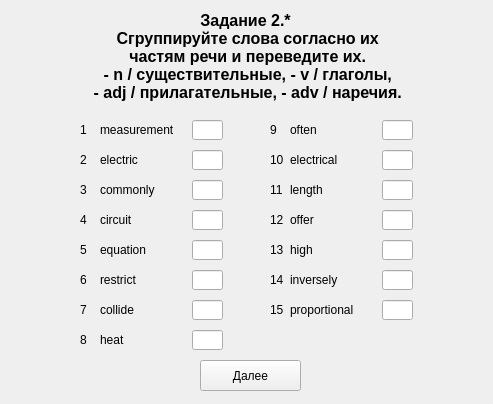
<?xml version="1.0" encoding="UTF-8"?>
<ui version="4.0">
 <class>Zadanie2_part1</class>
 <widget class="QWidget" name="Zadanie2_part1">
  <property name="geometry">
   <rect>
    <x>0</x>
    <y>0</y>
    <width>493</width>
    <height>404</height>
   </rect>
  </property>
  <property name="windowTitle">
   <string>Form</string>
  </property>
  <widget class="QLabel" name="label_title">
   <property name="geometry">
    <rect>
     <x>10</x>
     <y>10</y>
     <width>471</width>
     <height>111</height>
    </rect>
   </property>
   <property name="font">
    <font>
     <pointsize>12</pointsize>
     <weight>75</weight>
     <bold>true</bold>
     <strikeout>false</strikeout>
    </font>
   </property>
   <property name="cursor">
    <cursorShape>ArrowCursor</cursorShape>
   </property>
   <property name="text">
    <string>Задание 2.*
 Сгруппируйте слова согласно их
 частям речи и переведите их.
 - n / существительные, - v / глаголы, 
 - adj / прилагательные, - adv / наречия.
</string>
   </property>
   <property name="textFormat">
    <enum>Qt::AutoText</enum>
   </property>
   <property name="alignment">
    <set>Qt::AlignCenter</set>
   </property>
  </widget>
  <widget class="QLabel" name="label_number_1">
   <property name="geometry">
    <rect>
     <x>80</x>
     <y>120</y>
     <width>16</width>
     <height>20</height>
    </rect>
   </property>
   <property name="text">
    <string>1</string>
   </property>
  </widget>
  <widget class="QLineEdit" name="lineEdit_answer_1">
   <property name="geometry">
    <rect>
     <x>192</x>
     <y>120</y>
     <width>31</width>
     <height>20</height>
    </rect>
   </property>
   <property name="text">
    <string/>
   </property>
  </widget>
  <widget class="QPushButton" name="pushButton_answer">
   <property name="geometry">
    <rect>
     <x>200</x>
     <y>360</y>
     <width>101</width>
     <height>31</height>
    </rect>
   </property>
   <property name="text">
    <string>Далее</string>
   </property>
  </widget>
  <widget class="QLabel" name="label_word_1">
   <property name="geometry">
    <rect>
     <x>100</x>
     <y>120</y>
     <width>81</width>
     <height>20</height>
    </rect>
   </property>
   <property name="text">
    <string>measurement</string>
   </property>
  </widget>
  <widget class="QLabel" name="label_word_2">
   <property name="geometry">
    <rect>
     <x>100</x>
     <y>150</y>
     <width>81</width>
     <height>20</height>
    </rect>
   </property>
   <property name="text">
    <string>electric</string>
   </property>
  </widget>
  <widget class="QLineEdit" name="lineEdit_answer_2">
   <property name="geometry">
    <rect>
     <x>192</x>
     <y>150</y>
     <width>31</width>
     <height>20</height>
    </rect>
   </property>
  </widget>
  <widget class="QLabel" name="label_number_2">
   <property name="geometry">
    <rect>
     <x>80</x>
     <y>150</y>
     <width>16</width>
     <height>20</height>
    </rect>
   </property>
   <property name="text">
    <string>2</string>
   </property>
  </widget>
  <widget class="QLabel" name="label_word_3">
   <property name="geometry">
    <rect>
     <x>100</x>
     <y>180</y>
     <width>81</width>
     <height>20</height>
    </rect>
   </property>
   <property name="text">
    <string>commonly</string>
   </property>
  </widget>
  <widget class="QLineEdit" name="lineEdit_answer_3">
   <property name="geometry">
    <rect>
     <x>192</x>
     <y>180</y>
     <width>31</width>
     <height>20</height>
    </rect>
   </property>
  </widget>
  <widget class="QLabel" name="label_number_3">
   <property name="geometry">
    <rect>
     <x>80</x>
     <y>180</y>
     <width>16</width>
     <height>20</height>
    </rect>
   </property>
   <property name="text">
    <string>3</string>
   </property>
  </widget>
  <widget class="QLabel" name="label_word_4">
   <property name="geometry">
    <rect>
     <x>100</x>
     <y>210</y>
     <width>81</width>
     <height>20</height>
    </rect>
   </property>
   <property name="text">
    <string>circuit</string>
   </property>
  </widget>
  <widget class="QLineEdit" name="lineEdit_answer_4">
   <property name="geometry">
    <rect>
     <x>192</x>
     <y>210</y>
     <width>31</width>
     <height>20</height>
    </rect>
   </property>
  </widget>
  <widget class="QLabel" name="label_number_4">
   <property name="geometry">
    <rect>
     <x>80</x>
     <y>210</y>
     <width>16</width>
     <height>20</height>
    </rect>
   </property>
   <property name="text">
    <string>4</string>
   </property>
  </widget>
  <widget class="QLabel" name="label_word_5">
   <property name="geometry">
    <rect>
     <x>100</x>
     <y>240</y>
     <width>81</width>
     <height>20</height>
    </rect>
   </property>
   <property name="text">
    <string>equation</string>
   </property>
  </widget>
  <widget class="QLineEdit" name="lineEdit_answer_5">
   <property name="geometry">
    <rect>
     <x>192</x>
     <y>240</y>
     <width>31</width>
     <height>20</height>
    </rect>
   </property>
  </widget>
  <widget class="QLabel" name="label_number_5">
   <property name="geometry">
    <rect>
     <x>80</x>
     <y>240</y>
     <width>16</width>
     <height>20</height>
    </rect>
   </property>
   <property name="text">
    <string>5</string>
   </property>
  </widget>
  <widget class="QLabel" name="label_word_6">
   <property name="geometry">
    <rect>
     <x>100</x>
     <y>270</y>
     <width>81</width>
     <height>20</height>
    </rect>
   </property>
   <property name="text">
    <string>restrict</string>
   </property>
  </widget>
  <widget class="QLineEdit" name="lineEdit_answer_6">
   <property name="geometry">
    <rect>
     <x>192</x>
     <y>270</y>
     <width>31</width>
     <height>20</height>
    </rect>
   </property>
  </widget>
  <widget class="QLabel" name="label_number_6">
   <property name="geometry">
    <rect>
     <x>80</x>
     <y>270</y>
     <width>16</width>
     <height>20</height>
    </rect>
   </property>
   <property name="text">
    <string>6</string>
   </property>
  </widget>
  <widget class="QLabel" name="label_word_7">
   <property name="geometry">
    <rect>
     <x>100</x>
     <y>300</y>
     <width>81</width>
     <height>20</height>
    </rect>
   </property>
   <property name="text">
    <string>collide</string>
   </property>
  </widget>
  <widget class="QLineEdit" name="lineEdit_answer_7">
   <property name="geometry">
    <rect>
     <x>192</x>
     <y>300</y>
     <width>31</width>
     <height>20</height>
    </rect>
   </property>
  </widget>
  <widget class="QLabel" name="label_number_7">
   <property name="geometry">
    <rect>
     <x>80</x>
     <y>300</y>
     <width>16</width>
     <height>20</height>
    </rect>
   </property>
   <property name="text">
    <string>7</string>
   </property>
  </widget>
  <widget class="QLabel" name="label_word_8">
   <property name="geometry">
    <rect>
     <x>100</x>
     <y>330</y>
     <width>81</width>
     <height>20</height>
    </rect>
   </property>
   <property name="text">
    <string>heat</string>
   </property>
  </widget>
  <widget class="QLineEdit" name="lineEdit_answer_8">
   <property name="geometry">
    <rect>
     <x>192</x>
     <y>330</y>
     <width>31</width>
     <height>20</height>
    </rect>
   </property>
  </widget>
  <widget class="QLabel" name="label_number_8">
   <property name="geometry">
    <rect>
     <x>80</x>
     <y>330</y>
     <width>16</width>
     <height>20</height>
    </rect>
   </property>
   <property name="text">
    <string>8</string>
   </property>
  </widget>
  <widget class="QLabel" name="label_word_9">
   <property name="geometry">
    <rect>
     <x>290</x>
     <y>120</y>
     <width>81</width>
     <height>20</height>
    </rect>
   </property>
   <property name="text">
    <string>often</string>
   </property>
  </widget>
  <widget class="QLineEdit" name="lineEdit_answer_9">
   <property name="geometry">
    <rect>
     <x>382</x>
     <y>120</y>
     <width>31</width>
     <height>20</height>
    </rect>
   </property>
  </widget>
  <widget class="QLabel" name="label_number_9">
   <property name="geometry">
    <rect>
     <x>270</x>
     <y>120</y>
     <width>16</width>
     <height>20</height>
    </rect>
   </property>
   <property name="text">
    <string>9</string>
   </property>
  </widget>
  <widget class="QLabel" name="label_word_10">
   <property name="geometry">
    <rect>
     <x>290</x>
     <y>150</y>
     <width>81</width>
     <height>20</height>
    </rect>
   </property>
   <property name="text">
    <string>electrical</string>
   </property>
  </widget>
  <widget class="QLineEdit" name="lineEdit_answer_10">
   <property name="geometry">
    <rect>
     <x>382</x>
     <y>150</y>
     <width>31</width>
     <height>20</height>
    </rect>
   </property>
  </widget>
  <widget class="QLabel" name="label_number_10">
   <property name="geometry">
    <rect>
     <x>270</x>
     <y>150</y>
     <width>16</width>
     <height>20</height>
    </rect>
   </property>
   <property name="text">
    <string>10</string>
   </property>
  </widget>
  <widget class="QLabel" name="label_word_11">
   <property name="geometry">
    <rect>
     <x>290</x>
     <y>180</y>
     <width>81</width>
     <height>20</height>
    </rect>
   </property>
   <property name="text">
    <string>length</string>
   </property>
  </widget>
  <widget class="QLineEdit" name="lineEdit_answer_11">
   <property name="geometry">
    <rect>
     <x>382</x>
     <y>180</y>
     <width>31</width>
     <height>20</height>
    </rect>
   </property>
  </widget>
  <widget class="QLabel" name="label_number_11">
   <property name="geometry">
    <rect>
     <x>270</x>
     <y>180</y>
     <width>16</width>
     <height>20</height>
    </rect>
   </property>
   <property name="text">
    <string>11</string>
   </property>
  </widget>
  <widget class="QLabel" name="label_word_12">
   <property name="geometry">
    <rect>
     <x>290</x>
     <y>210</y>
     <width>81</width>
     <height>20</height>
    </rect>
   </property>
   <property name="text">
    <string>offer</string>
   </property>
  </widget>
  <widget class="QLineEdit" name="lineEdit_answer_12">
   <property name="geometry">
    <rect>
     <x>382</x>
     <y>210</y>
     <width>31</width>
     <height>20</height>
    </rect>
   </property>
  </widget>
  <widget class="QLabel" name="label_number_12">
   <property name="geometry">
    <rect>
     <x>270</x>
     <y>210</y>
     <width>16</width>
     <height>20</height>
    </rect>
   </property>
   <property name="text">
    <string>12</string>
   </property>
  </widget>
  <widget class="QLabel" name="label_word_13">
   <property name="geometry">
    <rect>
     <x>290</x>
     <y>240</y>
     <width>81</width>
     <height>20</height>
    </rect>
   </property>
   <property name="text">
    <string>high</string>
   </property>
  </widget>
  <widget class="QLineEdit" name="lineEdit_answer_13">
   <property name="geometry">
    <rect>
     <x>382</x>
     <y>240</y>
     <width>31</width>
     <height>20</height>
    </rect>
   </property>
  </widget>
  <widget class="QLabel" name="label_number_13">
   <property name="geometry">
    <rect>
     <x>270</x>
     <y>240</y>
     <width>16</width>
     <height>20</height>
    </rect>
   </property>
   <property name="text">
    <string>13</string>
   </property>
  </widget>
  <widget class="QLabel" name="label_word_14">
   <property name="geometry">
    <rect>
     <x>290</x>
     <y>270</y>
     <width>81</width>
     <height>20</height>
    </rect>
   </property>
   <property name="text">
    <string>inversely</string>
   </property>
  </widget>
  <widget class="QLineEdit" name="lineEdit_answer_14">
   <property name="geometry">
    <rect>
     <x>382</x>
     <y>270</y>
     <width>31</width>
     <height>20</height>
    </rect>
   </property>
  </widget>
  <widget class="QLabel" name="label_number_14">
   <property name="geometry">
    <rect>
     <x>270</x>
     <y>270</y>
     <width>16</width>
     <height>20</height>
    </rect>
   </property>
   <property name="text">
    <string>14</string>
   </property>
  </widget>
  <widget class="QLabel" name="label_word_15">
   <property name="geometry">
    <rect>
     <x>290</x>
     <y>300</y>
     <width>81</width>
     <height>20</height>
    </rect>
   </property>
   <property name="text">
    <string>proportional</string>
   </property>
  </widget>
  <widget class="QLineEdit" name="lineEdit_answer_15">
   <property name="geometry">
    <rect>
     <x>382</x>
     <y>300</y>
     <width>31</width>
     <height>20</height>
    </rect>
   </property>
  </widget>
  <widget class="QLabel" name="label_number_15">
   <property name="geometry">
    <rect>
     <x>270</x>
     <y>300</y>
     <width>16</width>
     <height>20</height>
    </rect>
   </property>
   <property name="text">
    <string>15</string>
   </property>
  </widget>
  <widget class="QLabel" name="label_timer">
   <property name="geometry">
    <rect>
     <x>320</x>
     <y>360</y>
     <width>161</width>
     <height>31</height>
    </rect>
   </property>
   <property name="text">
    <string/>
   </property>
  </widget>
 </widget>
 <resources/>
 <connections/>
</ui>
